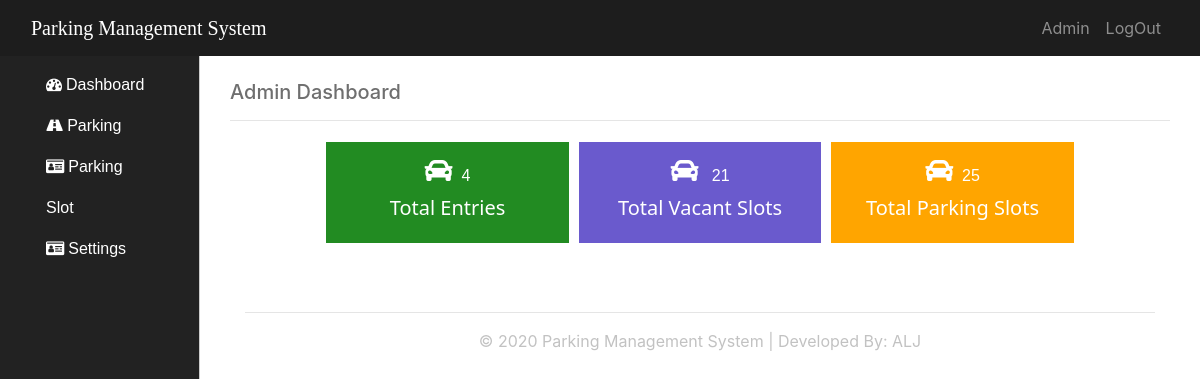
Before: / with the older database file.
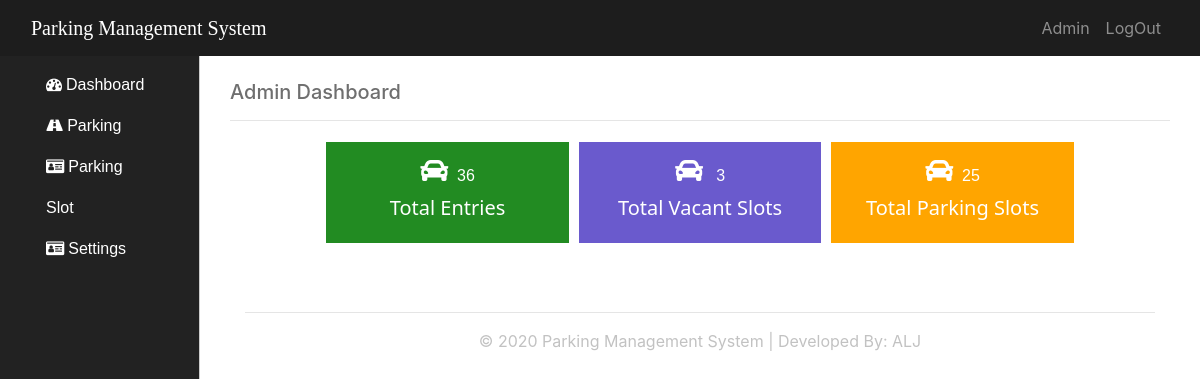
After: the same page with the newer database file.
### tables this page shows
CREATE TABLE `tbl_parking_slots` (
  `id` int(11) NOT NULL,
  `available_slots` int(20) NOT NULL,
  `total_parking_slots` int(11) NOT NULL
);

### includes/dbh.inc.php (called while the page is built, shortened)
<?php
 class Database{
    protected function db_connection()
    {
        $this->db_host ="localhost";
        $this->db_username ="root";
        $this->db_password ="";
        $this->db_name ="db_pms";
        $this->connection = new mysqli($this->db_host,$this->db_username,$this->db_password,$this->db_name);
        return $this->connection;
    }
 }
?>

### includes/Select.class.php (called while the page is built, shortened)
<?php
include_once 'dbh.inc.php';
class Select_class extends Database{
public function select_number_entry(){
    $query_all_entry="Select * from tbl_parking_entry";
    $result=mysqli_query($this->connection,$query_all_entry);
    return $result;
}
public function select_all_slots(){
    $query_all_total_slots="Select * from tbl_parking_slots";
    $result=mysqli_query($this->connection,$query_all_total_slots);
    return $result;
}
}
?>

### index.php (the view, shortened to what this page needs)
<?php
include 'includes/Select.class.php';
$conn_select_all_entry = new Select_class();
$read_all_numrows_entry = $conn_select_all_entry->select_number_entry();
$num_rows = mysqli_num_rows($read_all_numrows_entry);
$read_all_numrows_total_slots= $conn_select_all_entry->select_all_slots();
$total_slots = mysqli_fetch_array($read_all_numrows_total_slots);
?>
<!Doctype html>
<html>
<head>
    <link rel="stylesheet" type="text/css" href="assets/bootstrap-4.4.1-dist/css/bootstrap.css">
    <link rel="stylesheet" type="text/css" href="assets/bootstrap-4.4.1-dist/css/custom.css">
    <link rel="stylesheet" href="https://use.fontawesome.com/releases/v5.6.3/css/all.css">
    <link rel="stylesheet" href="https://cdnjs.cloudflare.com/ajax/libs/font-awesome/4.7.0/css/font-awesome.min.css">
</head>
<body>
<div class="container-fluid page-container">
        <div class="row wrapper">
            <div class="col-sm-12" style="background:#1d1d1d;">
                <nav class="navbar navbar-expand-sm  navbar-dark">
                    <a class="navbar-brand" href="#" style="font-family:calibri;">Parking Management System</a>
                    <div class="collapse navbar-collapse" id="collapsibleNavbar">
                        <ul class="navbar-nav ml-auto">
                            <li class="nav-item ">
                                <a class="nav-link" href="#">Admin</a>
                            </li>
                            <li class="nav-item">
                                <a class="nav-link" href="#">LogOut</a>
                            </li>
                        </ul>
                    </div>
                </nav>
            </div>
            <div class="col-lg-2 aside-nav">
                <div class="container">
                <nav class="navbar navbar-expand-md  navbar-dark">
                        <br>
                        <div class="collapse navbar-collapse" id="SideNav">
                        <ul class="navbar-nav d-block">
                            <li class="nav-item fa fa-dashboard"> <a href="index" >Dashboard</a></li>
                            <li class=" nav-item fa fa-road"> <a href="parking.panel">Parking</a></li>
                            <li class=" nav-item fa fa-id-card"> <a href="#" >Parking Slot</a></li>
                            <li class=" nav-item fa fa-id-card"> <a href="#" >Settings</a></li>
                        </ul>
                        </div>
                    </nav>
                </div>
             </div>
            <div class="col-md-10 dash justify-content-center">
                <div class="container"><br>
                    <h5 style="color:#6f6f6f;">Admin Dashboard</h5>
                    <hr>
                    <div class="row d-flex justify-content-center">
                        <div class="col-md-3 box box1">
                            <h3 class="fas fa-car"></h3>
                            &nbsp;<label><?php echo $num_rows;?></label>
                            <h4>Total Entries</h4>
                        </div>
                        <div class="col-md-3 box box2">
                            <h3 class="fas fa-car"></h3>
                            &nbsp; <label><?php echo $total_slots['available_slots'];?></label>
                            <h4>Total Vacant Slots</h4>
                        </div>
                        <div class="col-md-3 box box3">
                            <h3 class="fas fa-car"></h3>
                            &nbsp;<label><?php echo 25;?></label>
                            <h4>Total Parking Slots</h4>
                        </div>
                    </div>
                    <br><br>
                      <div class="container text-center">
                      <hr>
                      <footer style="color:#c2c2c2;">
                      &copy; 2020 Parking Management System | Developed By: ALJ
                      </footer>
                      </div>
                </div>
            </div>
        </div>
    </div>
</body>
</html>

Changed rows visible on the page:
changed tbl_parking_slots: available_slots "21" → "3"
Other visible differences:
$num_rows: "4" → "36"
